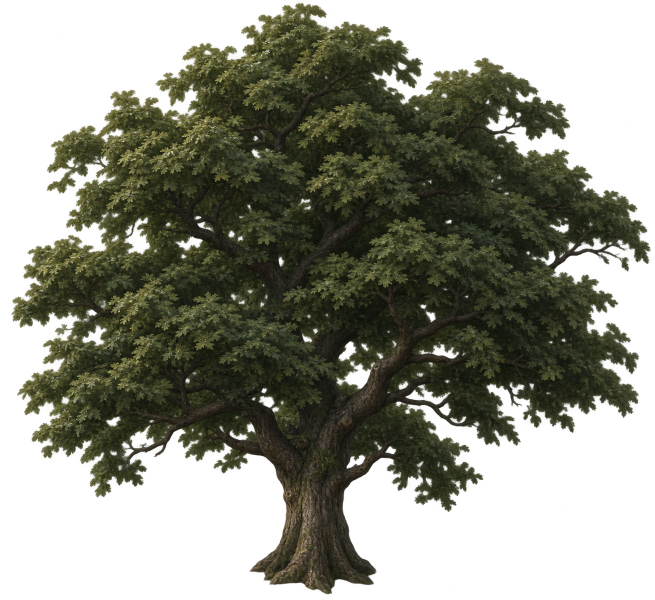
#> input picture dist/forest-oak.png, 1310 x 1200 px (shown at 1/2 size)
$ python build-woodland.py
#> lines starting #> are read from the running program, lines starting #| are printed output that depends on the picture
"""Derive high-detail regional crowns from the game's original oak foliage."""
from pathlib import Path
import numpy as np
from PIL import Image
from scipy.ndimage import map_coordinates

root = Path(__file__).resolve().parents[1] / 'dist'
oak = Image.open(root/'forest-oak.png').convert('RGBA')
#> oak is the input picture: PIL image 1310x1200 RGBA; mean R, G, B, A 30.6, 31.9, 18.1, 136.1
oak = oak.crop(oak.getbbox())
pixels = np.asarray(oak, dtype=np.float32)
height, width = pixels.shape[:2]
#> height = 1200; width = 1310
size = 512
y, x = (np.indices((size, size), dtype=np.float32) + .5) / size
sheet = Image.new('RGBA', (2*size, 2*size))
#> sheet: PIL image 1024x1024 RGBA; every value is 0
# Vary crown width, height of the main fork, lean, foliage tone and branch direction.
for k, (shoulder,spread,lean,mirror,tint) in enumerate([
    (.70,.91,-.05,False,[1.03,1.04,.96]),
    (.74,.80,.09,True,[1.14,1.08,.95]),
    (.51,.98,.035,True,[.95,1.04,1.04]),
    (.77,.98,-.09,False,[1.09,1.07,.92]),
]):
    v = np.interp(y,[.025,shoulder,.98], [0,.79,1])
    widest = spread*(1+.09*np.sin(v*6.28+k)-.08*np.cos(v*3.14))
    u = .5+(x-.5-lean*(1-v)**2)/widest
    if mirror:
        u = 1-u
    pos = [v*(height-1),u*(width-1)]
    rgba = np.stack([map_coordinates(pixels[...,ch],pos,order=1,mode='constant') for ch in range(4)],axis=-1)
    rgba[...,3] *= ((y>.025)&(y<.98))
    rgba[...,:3] *= np.array(tint)
    # Lift the darkest interior leaves slightly for readability in overlapping stands.
    rgba[...,:3] = rgba[...,:3]*.97 + [4,5,3]
    tile=Image.fromarray(np.uint8(rgba.clip(0,255)))
    sheet.paste(tile,((k%2)*size,(k//2)*size))
#> this loop made 4 passes
#> pass 1, `rgba = np.stack([map_coordinates(pixels[...,ch],pos,order=1,mode='cons..`:
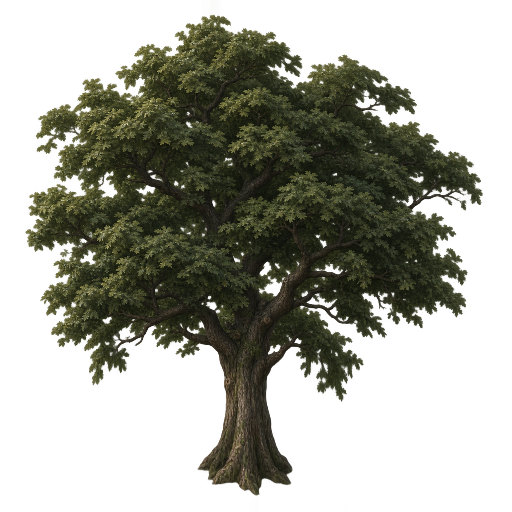
#> rgba: shape (512, 512, 4) float32; mean R, G, B, A 24.8, 25.7, 14.7, 109.2; transparent parts drawn white
#> pass 2, `rgba = np.stack([map_coordinates(pixels[...,ch],pos,order=1,mode='cons..`:
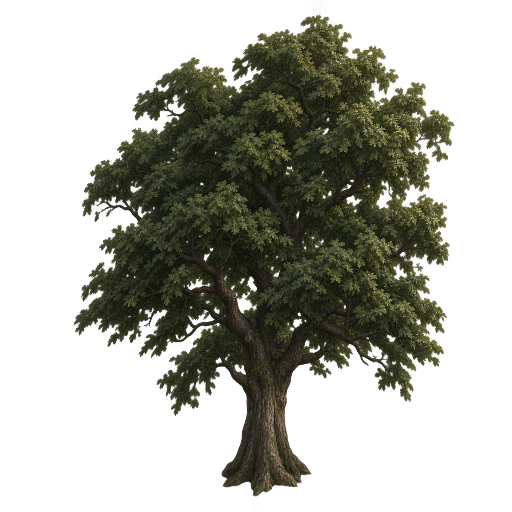
#> rgba: shape (512, 512, 4) float32; mean R, G, B, A 22.1, 23, 13.1, 97.1; transparent parts drawn white
#> after the loop:
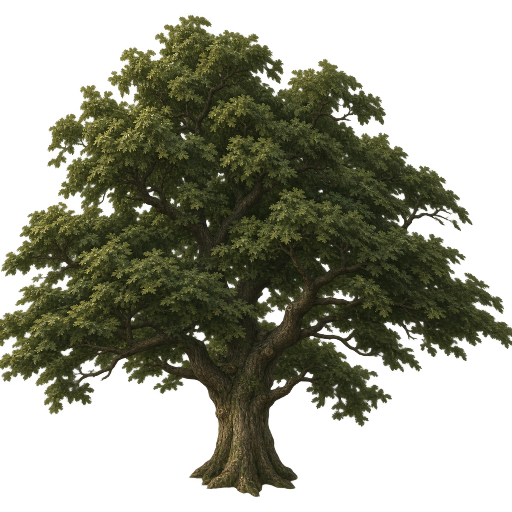
#> rgba: shape (512, 512, 4) float32; mean R, G, B, A 33.2, 34.8, 17.6, 123.4; transparent parts drawn white
#> after the loop:
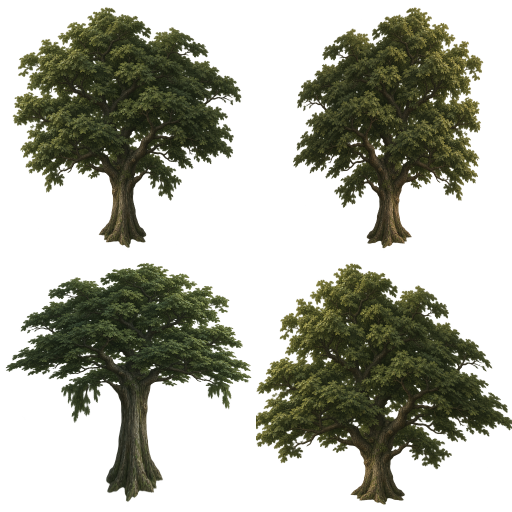
#> sheet: PIL image 1024x1024 RGBA (shown at 1/2 size); mean R, G, B, A 28.3, 30.2, 16, 105.1; transparent parts drawn white
#> after the loop:
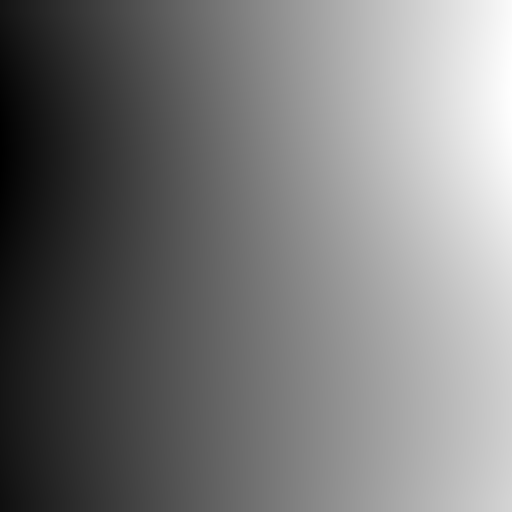
#> u: shape (512, 512) float64; min -0.0374, max 1.17, mean 0.534; drawn with min black and max white
#> after the loop:
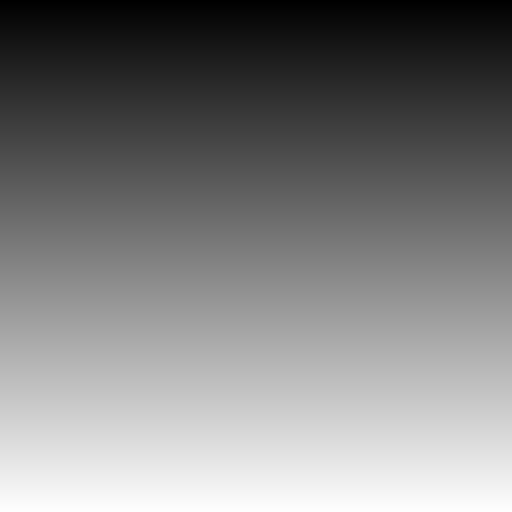
#> y: shape (512, 512) float32; min 0.000977, max 0.999, mean 0.5
sheet.save(root/'maps/mediterranean/woodland.png')

$ run again, with dist/forest-spruce.png copied over dist/forest-oak.png
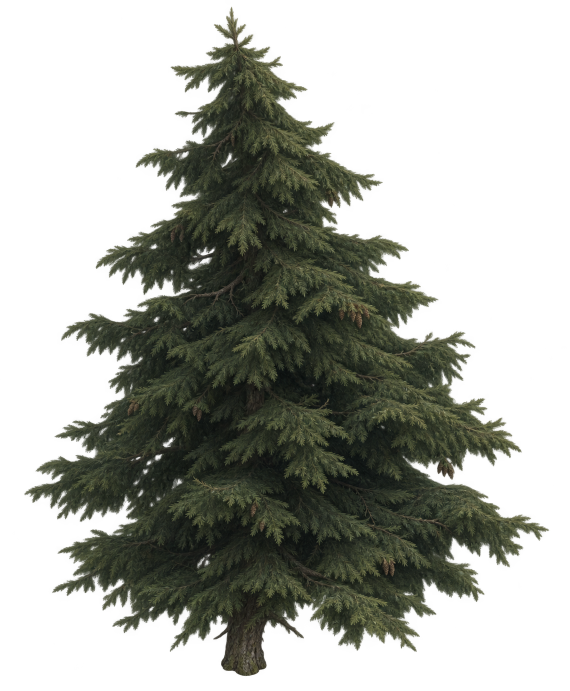
#> input picture dist/forest-spruce.png, 1139 x 1381 px (shown at 1/2 size)
#> oak is the input picture: PIL image 1139x1381 RGBA; mean R, G, B, A 23.7, 26, 18.2, 104.7
#> oak: PIL image 1136x1359 RGBA
#> after the loop `for k, (shoulder,spread,lean,mirror,tint) in enumerate([`:
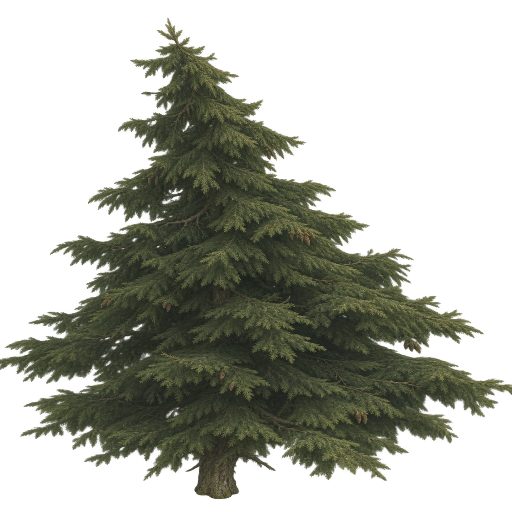
#> rgba: shape (512, 512, 4) float32; mean R, G, B, A 28.7, 31.7, 19, 104.1; transparent parts drawn white
#> after the loop `for k, (shoulder,spread,lean,mirror,tint) in enumerate([`:
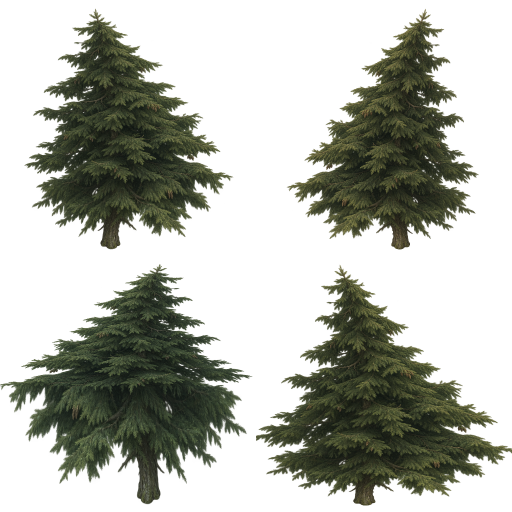
#> sheet: PIL image 1024x1024 RGBA (shown at 1/2 size); mean R, G, B, A 25.9, 29.3, 18.5, 95.8; transparent parts drawn white
